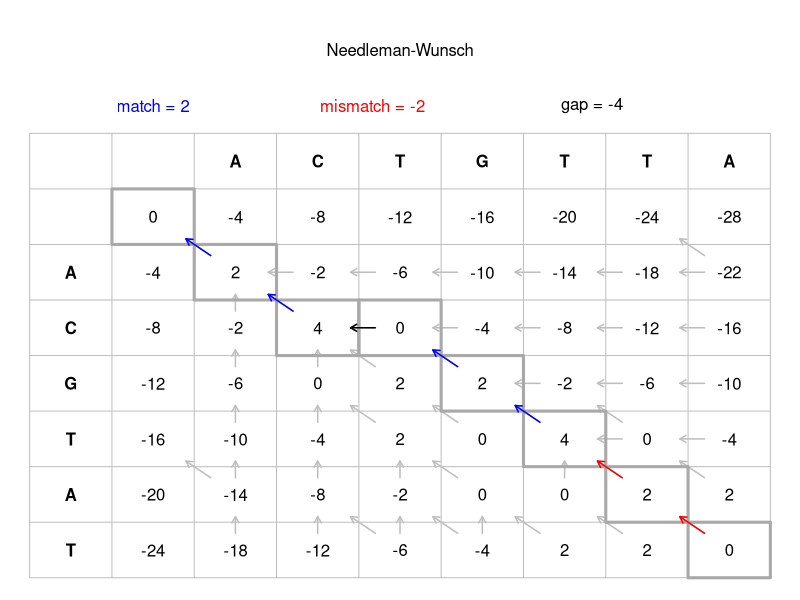

R code for this plot:
plotNeedlemanWunsch = function(seq1, seq2, match, mismatch, gap,
                               numbers=T, arrows=T, path=T) {
  q1 = needleman_wunsch(seq1, seq2, match, mismatch, gap)
  
  draw_alignment_matrix(q1$F, q1$Ptr, numbers=numbers, arrows=arrows)
  
  if (path) {
    bboxes(q1$Ptr)
    paths(q1$F, q1$Ptr)
  }
  
  d1 = dim(q1$Ptr)
  
  text(d1[2] / 2, d1[1] + 2, "Needleman-Wunsch")
  
  xs = seq(1, d1[2], d1[2] / 3)
  text(xs[1], d1[1] + 1, col='blue',  paste("match =", match))
  text(xs[2], d1[1] + 1, col='red',   paste("mismatch =", -mismatch))
  text(xs[3], d1[1] + 1, col='black', paste("gap =", -gap))
}

#############################################################################
# Author     : Dr. Liping Tong
# Website    : http://webpages.math.luc.edu/~ltong/
# 
# x and y are the two sequences to compare
# x is on the left and y is on the right
# m is the score for match
# s is the penalty for mismatch
# d is the penalty for alignment with a gap
needleman_wunsch = function(x,y,m,s,d)
{
  nx = nchar(x)
  xx = rep(0,nx)
  for(i in 1:nx)
    xx[i] = substr(x,start=i,stop=i)
  
  ny = nchar(y)
  yy = rep(0,ny)
  for(i in 1:ny) yy[i] = substr(y,start=i,stop=i)
  
  # initialize F and ptr
  F = ptr = matrix(0,nx+1,ny+1)
  dimnames(F) = dimnames(ptr) = list(c("",xx),c("",yy))
  for (i in 1:nx) F[i+1,1] = -i*d
  for (j in 1:ny) F[1,j+1] = -j*d
  
  # main iteration
  for (i in 1:nx)
  {
    for (j in 1:ny)
    {
      if (xx[i] == yy[j])
      {
        t1 = F[i,j] + m
      } else {
        t1 = F[i,j] - s
      }
      
      t2 = F[i,j+1] - d
      t3 = F[i+1,j] - d
      
      F[i+1,j+1] = tt = max(t1,t2,t3)
      
      if (t1 == tt) ptr[i+1,j+1] = ptr[i+1,j+1] + 2
      if (t2 == tt) ptr[i+1,j+1] = ptr[i+1,j+1] + 3
      if (t3 == tt) ptr[i+1,j+1] = ptr[i+1,j+1] + 4
    }
  }
  return(list(F = F, Ptr = ptr))
}

# Highlight cells in the grid with thick lines.
bbox = function(x, y) {
  rect(x - 0.5, y - 0.5, x + 0.5, y + 0.5, border='darkgrey', lwd=3)
}

# Create arrows between cells in the grid.
arrow1 = function(x0, y0, x1, y1, color) {
  arrows(x0, y0, x1, y1, col=color, length=0.07, angle=30, lwd=1.5)
}

# Up, Left, Up-Left
up = function(x, y, color) arrow1(x,       y + 0.3, x,       y + 0.6, color)
le = function(x, y, color) arrow1(x - 0.3, y,       x - 0.6, y,       color)
ul = function(x, y, color) arrow1(x - 0.3, y + 0.3, x - 0.6, y + 0.6, color)

bboxes = function(p) {
  rows = dim(p)[1]
  f1 = function(i, j) {
    y = rows - i
    bbox(j, y)
    if (p[i, j] %in% c(2, 5, 6, 9)) {
      f1(i - 1, j - 1)
    }
    if (p[i, j] %in% c(3, 5, 7, 9)) {
      f1(i - 1, j)
    }
    if (p[i, j] %in% c(4, 6, 7, 9)) {
      f1(i, j - 1)
    }
  }
  f1(dim(p)[1], dim(p)[2])
}

paths = function(v, p) {
  rows = dim(p)[1]
  f1 = function(i, j) {
    y = rows - i
    if (p[i, j] %in% c(2, 5, 6, 9)) {
      if (v[i, j] > v[i - 1, j - 1]) {
        ul(j, y, 'blue')
      } else {
        ul(j, y, 'red')
      }
      f1(i - 1, j - 1)
    }
    if (p[i, j] %in% c(3, 5, 7, 9)) {
      up(j, y, 'black')
      f1(i - 1, j)
    }
    if (p[i, j] %in% c(4, 6, 7, 9)) {
      le(j, y, 'black')
      f1(i, j - 1)
    }
  }
  f1(dim(p)[1], dim(p)[2])
}

# v is a matrix of values
# p is a matrix of pointers that represent arrow directions
draw_alignment_matrix = function(v, p, numbers=T, arrows=T)
{
  rows = dim(v)[1]
  cols = dim(v)[2]
  
  # Create a plot of appropriate size.
  par(mar=c(0, 0, 0, 0))
  plot('', axes=FALSE, xlab='', ylab='',
       xlim=c(-0.5, cols + 0.5),
       ylim=c(-0.5, rows + 2.5))
  
  # Draw a grid.
  segments(x0=seq(-0.5, cols + 0.5), y0=-0.5, y1=rows + 0.5, col='grey')
  segments(y0=seq(-0.5, rows + 0.5), x0=-0.5, x1=cols + 0.5, col='grey')
  
  # Print the letters of the sequences.
  for (i in 1:rows) text(0, rows - i, dimnames(v)[[1]][i], font=2)
  for (j in 1:cols) text(j, rows, dimnames(v)[[2]][j], font=2)
  
  #color = 'cornflowerblue'
  color = 'grey'
  
  for (i in 1:rows) {
    y = rows - i
    
    for (x in 1:cols) {
      if (numbers) {
        text(x, y, v[i, x])
      }
      if (arrows) {
        if (p[i, x] %in% c(2, 5, 6, 9)) { ul(x, y, color) }
        if (p[i, x] %in% c(3, 5, 7, 9)) { up(x, y, color) }
        if (p[i, x] %in% c(4, 6, 7, 9)) { le(x, y, color) }
      }
    }
  }
}

plotNeedlemanWunsch( "ACGTAT","ACTGTTA", 2, 2, 4)
needleman_wunsch("ACGTAT","ACTGTTA", 2, 2, 4)
